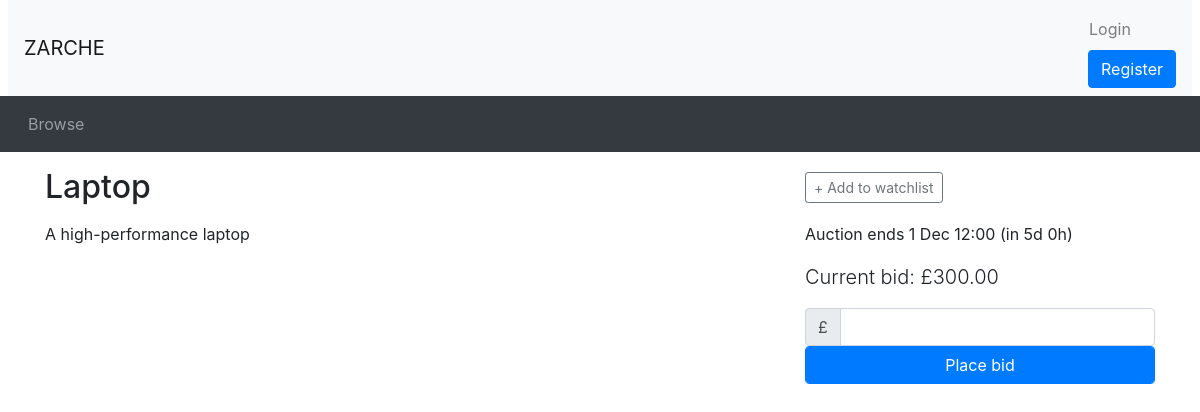
Screenshot of /listing.php?auctionID=1 with the database file from the repository.
### tables this page shows
CREATE TABLE `Auction` (
  `AuctionID` INT AUTO_INCREMENT PRIMARY KEY,
  `UserID` INT,
  `ItemName` VARCHAR(255) NOT NULL,
  `Description` VARCHAR(255) NOT NULL,
  `CategoryID` INT,
  `ReservePrice` DECIMAL(10, 2),
  `StartPrice` DECIMAL(10, 2),
  `EndDate` DATETIME,
  `Views` INT DEFAULT 0,
  `Image` VARCHAR(255),
  FOREIGN KEY (`UserID`) REFERENCES `Users`(`UserID`) ON DELETE CASCADE,
  FOREIGN KEY (`CategoryID`) REFERENCES `Category`(`CategoryID`) ON DELETE CASCADE
);

### utilities.php (called while the page is built, shortened)
<?php
function display_time_remaining($interval) {
    if ($interval->days == 0 && $interval->h == 0) {
      $time_remaining = $interval->format('%im %Ss');
    }
    else if ($interval->days == 0) {
      $time_remaining = $interval->format('%hh %im');
    }
    else {
      $time_remaining = $interval->format('%ad %hh');
    }
  return $time_remaining;
}
?>

### listing.php (the view, shortened to what this page needs)
<?php include_once("header.php"); ?>
<?php require("utilities.php"); ?>
<?php
if (isset($_GET['auctionID'])) {
    $item_id = $_GET['auctionID'];
    global $conn;
    $sql = "SELECT AuctionID, ItemName, Description, StartPrice, ReservePrice, EndDate FROM Auction WHERE AuctionID = ?";
    $stmt = $conn->prepare($sql);
    $stmt->bind_param("i", $item_id);
    $stmt->execute();
    $result = $stmt->get_result();
    if ($result->num_rows > 0) {
        $row = $result->fetch_assoc();
        $title = htmlspecialchars($row['ItemName']);
        $description = htmlspecialchars($row['Description']);
        $current_price = $row['StartPrice'];
        $end_time = new DateTime($row['EndDate']);
        $now = new DateTime();
        if ($now < $end_time) {
            $time_to_end = date_diff($now, $end_time);
            $time_remaining = ' (in ' . display_time_remaining($time_to_end) . ')';
        } else {
            $time_remaining = "This auction has ended";
        }
    } else {
        echo "<p>Auction not found.</p>";
        exit;
    }
} else {
    echo "<p>Invalid item ID.</p>";
    exit;
}
$watching = false;
?>
<div class="container">
    <div class="row">
        <div class="col-sm-8">
            <h2 class="my-3"><?php echo $title; ?></h2>
        </div>
        <div class="col-sm-4 align-self-center">
            <?php if ($now < $end_time): ?>
                <div id="watch_nowatch" <?php if ($watching) echo 'style="display: none"'; ?>>
                    <button type="button" class="btn btn-outline-secondary btn-sm" onclick="addToWatchlist()">+ Add to watchlist</button>
                </div>
            <?php endif; ?>
        </div>
    </div>
    <div class="row">
        <div class="col-sm-8">
            <div class="itemDescription">
                <p><?php echo $description; ?></p>
            </div>
        </div>
        <div class="col-sm-4">
            <p>
                <?php if ($now > $end_time): ?>
                    This auction ended <?php echo $end_time->format('j M H:i'); ?>
                <?php else: ?>
                    Auction ends <?php echo $end_time->format('j M H:i') . $time_remaining; ?>
                <?php endif; ?>
            </p>
            <p class="lead">Current bid: £<?php echo number_format($current_price, 2); ?></p>
            <?php if ($now < $end_time): ?>
                <form method="POST" action="place_bid.php">
                    <div class="input-group">
                        <div class="input-group-prepend">
                            <span class="input-group-text">£</span>
                        </div>
                        <input type="number" class="form-control" id="bid" name="bid" required>
                    </div>
                    <button type="submit" class="btn btn-primary form-control">Place bid</button>
                </form>
            <?php endif; ?>
        </div>
    </div>
</div>
<?php include_once("footer.php"); ?>

### rows the page displays
auction: ItemName "Laptop", Description "A high-performance laptop", EndDate "1 Dec 12:00", EndDate "(in 5d 0h)", StartPrice "300.00"
